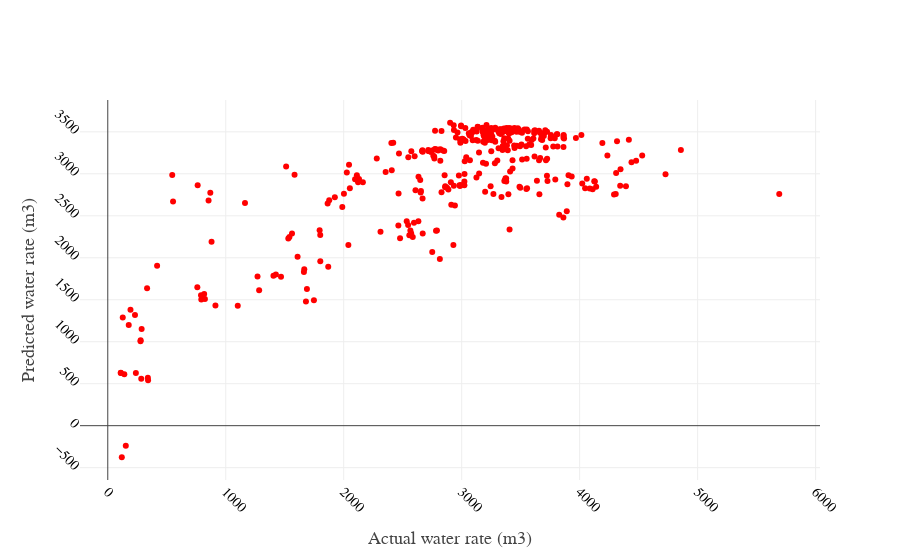

Notebook source saved alongside this figure:
### Code cell
y_pred_LR = scaler_y.inverse_transform(LR.predict(x_test).reshape(-1,1))
trace1 = go.Scatter(x = y_act.reshape(-1,),
                    y = y_pred_LR.reshape(-1,),
                   name = "Actual",
                   mode = 'markers',
                   line=dict(width=10),
                   marker = dict(color = 'rgb(255,0,0)'))
data = [trace1]
layout = go.Layout(
    xaxis=dict(
        title='Actual water rate (m3)',
        titlefont=dict(
            family='Arial, sans-serif',
            size=18,
            #color='lightgrey'
        ),
        showticklabels=True,
        tickangle=45,
        tickfont=dict(
            family='Old Standard TT, serif',
            size=14,
            color='black'
        ),
        exponentformat='e',
        showexponent='all'
    ),
    yaxis=dict(
        title='Predicted water rate (m3)',
        titlefont=dict(
            family='Arial, sans-serif',
            size=18,
            #color='lightgrey'
        ),
        showticklabels=True,
        tickangle=45,
        tickfont=dict(
            family='Old Standard TT, serif',
            size=14,
            color='black'
        ),
        exponentformat='e',
        showexponent='all'
    )
)
fig = go.Figure(data=data, layout = layout)
py.iplot(fig)

### Figure 1 — Plotly figure (JSON) as saved in the notebook; plotly's stock layout.template omitted (floating-point values rounded to 4 significant figures; data arrays with more than 128 entries replaced by an {"elided": "..."} marker saying what was removed)
{"data": [{"line": {"width": 10}, "marker": {"color": "rgb(255,0,0)"}, "mode": "markers", "name": "Actual", "type": "scatter", "uid": "5d619162-cd47-4aef-b8d9-05e353859ea4", "x": {"elided": "355 float values"}, "y": {"elided": "355 float values"}}], "layout": {"xaxis": {"exponentformat": "e", "showexponent": "all", "showticklabels": true, "tickangle": 45, "tickfont": {"color": "black", "family": "Old Standard TT, serif", "size": 14}, "title": {"font": {"family": "Arial, sans-serif", "size": 18}, "text": "Actual water rate (m3)"}}, "yaxis": {"exponentformat": "e", "showexponent": "all", "showticklabels": true, "tickangle": 45, "tickfont": {"color": "black", "family": "Old Standard TT, serif", "size": 14}, "title": {"font": {"family": "Arial, sans-serif", "size": 18}, "text": "Predicted water rate (m3)"}}}}
